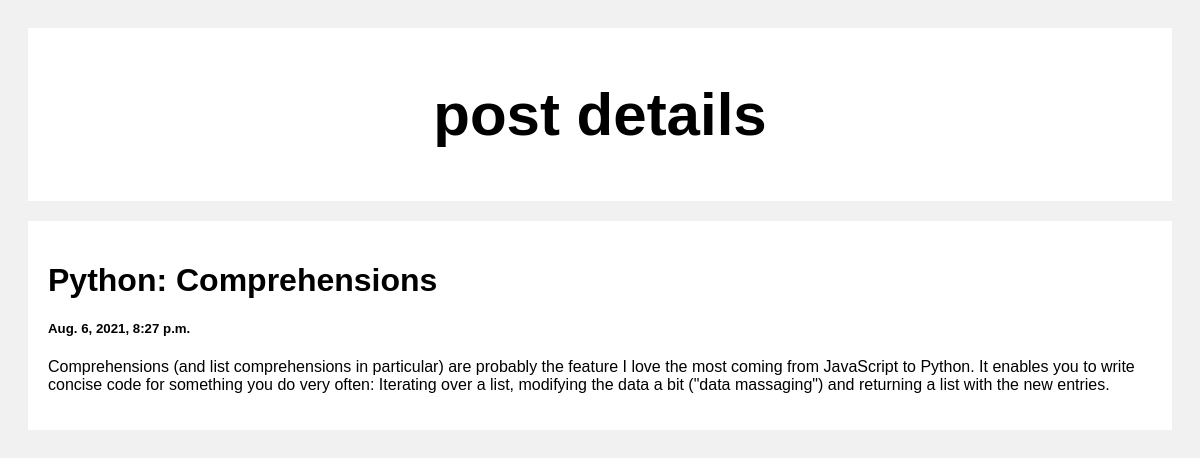
Page /posts/post/1 on the committed database.
### posts/models.py (models this page shows)
class Post(models.Model):
    title = models.CharField(max_length=200)
    body = models.TextField()
    created_at = models.DateTimeField(default=datetime.now , blank=True)

### posts/views.py (the view)
# urls.py: path('post/', views.index,name='index'),
def post(request,pk):
    posts = Post.objects.get(id=pk)
    return render(request, 'post.html', {'posts': posts})

### templates/post.html (shortened to what this page needs)
<!DOCTYPE html>
<html>
<head>
</head>
<body>
<div class="header">
  <h2>post details</h2>
</div>
<div class="row">
  <div class="leftcolumn">
    <div class="card">
        <h1>{{posts.title}}</h1>
        <h5>{{posts.created_at}}</h5>
        <p>{{posts.body}}</p>
    </div>
  </div>
</div>
</body>
</html>

### templates/post.html (style rules this page uses)
* { box-sizing: border-box; }
body { font-family: Arial; padding: 20px; background: #f1f1f1; }
.header { padding: 2px; font-size: 40px; text-align: center; background: white; }
.leftcolumn { float: left; width: 100%; }
.card { background-color: white; padding: 20px; margin-top: 20px; }
.row:after { content: ""; display: table; clear: both; }

### rows in the picture
Post: title "Python: Comprehensions", created_at "Aug. 6, 2021, 8:27 p.m.", body "Comprehensions (and list comprehensions in particular) are probably the feature I love the most coming from JavaScript to Python. It enables you to write concise code for something you do very often: Iterating over a list, modifying the data a bit (\"data massaging\") and returning a list with the new entries."
